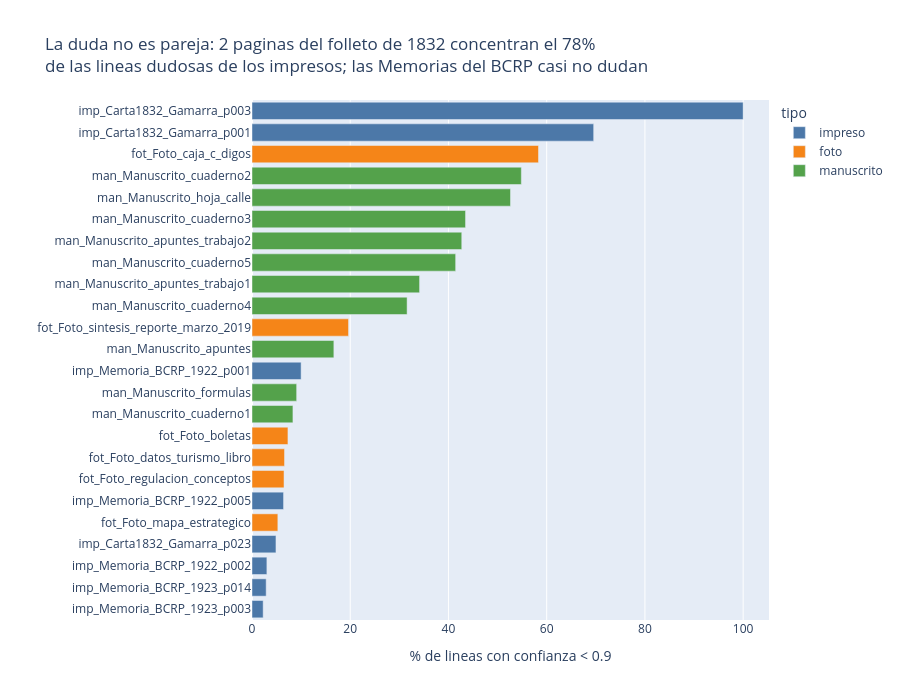

Notebook code cell kept with this figure:
### Code cell
por_doc = (lineas.groupby(["id", "tipo"])
           .agg(lineas=("linea", "size"), dudosas=("dudosa", "sum"), confianza_media=("confianza", "mean"))
           .reset_index())
por_doc["pct_dudosas"] = 100 * por_doc["dudosas"] / por_doc["lineas"]
por_doc["documento"] = por_doc["id"].str.replace("_Manuscrito_31_PE_1352_Carta_escrita_a_Don_Agust_n", "_Carta1832")

imp = por_doc[por_doc["tipo"] == "impreso"].sort_values("dudosas", ascending=False)
peores = imp.head(2)
pct_peores = 100 * peores["dudosas"].sum() / imp["dudosas"].sum()

fig = px.bar(por_doc.sort_values("pct_dudosas"), x="pct_dudosas", y="documento", color="tipo", color_discrete_map=COLORES,
             orientation="h", hover_data=["lineas", "dudosas", "confianza_media"],
             labels={"pct_dudosas": f"% de lineas con confianza < {UMBRAL}", "documento": ""},
             title=(f"La duda no es pareja: 2 paginas del folleto de 1832 concentran el {pct_peores:.0f}% "
                    f"<br>de las lineas dudosas de los impresos; las Memorias del BCRP casi no dudan"))
fig.update_layout(height=700, yaxis={"categoryorder": "total ascending"})
fig.show(height=700)
peores[["documento", "lineas", "dudosas", "confianza_media"]].round(3)

### Figure 1 — Plotly figure (JSON) as saved in the notebook; plotly's stock layout.template omitted (floating-point values rounded to 4 significant figures)
{"data": [{"customdata": [[44.0, 1.0, 0.9922], [104.0, 3.0, 0.9955], [33.0, 1.0, 0.9861], [41.0, 2.0, 0.9769], [109.0, 7.0, 0.9637], [30.0, 3.0, 0.9625], [23.0, 16.0, 0.6487], [43.0, 43.0, 0.5552]], "hovertemplate": "tipo=impreso<br>% de lineas con confianza < 0.9=%{x}<br>=%{y}<br>lineas=%{customdata[0]}<br>dudosas=%{customdata[1]}<br>confianza_media=%{customdata[2]}<extra></extra>", "legendgroup": "impreso", "marker": {"color": "#4C78A8", "pattern": {"shape": ""}}, "name": "impreso", "orientation": "h", "showlegend": true, "textposition": "auto", "type": "bar", "x": [2.273, 2.885, 3.03, 4.878, 6.422, 10.0, 69.57, 100.0], "xaxis": "x", "y": ["imp_Memoria_BCRP_1923_p003", "imp_Memoria_BCRP_1923_p014", "imp_Memoria_BCRP_1922_p002", "imp_Carta1832_Gamarra_p023", "imp_Memoria_BCRP_1922_p005", "imp_Memoria_BCRP_1922_p001", "imp_Carta1832_Gamarra_p001", "imp_Carta1832_Gamarra_p003"], "yaxis": "y"}, {"customdata": [[57.0, 3.0, 0.977], [46.0, 3.0, 0.9729], [151.0, 10.0, 0.9638], [41.0, 3.0, 0.9595], [173.0, 34.0, 0.9371], [24.0, 14.0, 0.8523]], "hovertemplate": "tipo=foto<br>% de lineas con confianza < 0.9=%{x}<br>=%{y}<br>lineas=%{customdata[0]}<br>dudosas=%{customdata[1]}<br>confianza_media=%{customdata[2]}<extra></extra>", "legendgroup": "foto", "marker": {"color": "#F58518", "pattern": {"shape": ""}}, "name": "foto", "orientation": "h", "showlegend": true, "textposition": "auto", "type": "bar", "x": [5.263, 6.522, 6.623, 7.317, 19.65, 58.33], "xaxis": "x", "y": ["fot_Foto_mapa_estrategico", "fot_Foto_regulacion_conceptos", "fot_Foto_datos_turismo_libro", "fot_Foto_boletas", "fot_Foto_sintesis_reporte_marzo_2019", "fot_Foto_caja_c_digos"], "yaxis": "y"}, {"customdata": [[24.0, 2.0, 0.9434], [33.0, 3.0, 0.9546], [30.0, 5.0, 0.9258], [19.0, 6.0, 0.8954], [85.0, 29.0, 0.905], [41.0, 17.0, 0.8802], [96.0, 41.0, 0.9006], [23.0, 10.0, 0.8805], [19.0, 10.0, 0.8857], [31.0, 17.0, 0.8453]], "hovertemplate": "tipo=manuscrito<br>% de lineas con confianza < 0.9=%{x}<br>=%{y}<br>lineas=%{customdata[0]}<br>dudosas=%{customdata[1]}<br>confianza_media=%{customdata[2]}<extra></extra>", "legendgroup": "manuscrito", "marker": {"color": "#54A24B", "pattern": {"shape": ""}}, "name": "manuscrito", "orientation": "h", "showlegend": true, "textposition": "auto", "type": "bar", "x": [8.333, 9.091, 16.67, 31.58, 34.12, 41.46, 42.71, 43.48, 52.63, 54.84], "xaxis": "x", "y": ["man_Manuscrito_cuaderno1", "man_Manuscrito_formulas", "man_Manuscrito_apuntes", "man_Manuscrito_cuaderno4", "man_Manuscrito_apuntes_trabajo1", "man_Manuscrito_cuaderno5", "man_Manuscrito_apuntes_trabajo2", "man_Manuscrito_cuaderno3", "man_Manuscrito_hoja_calle", "man_Manuscrito_cuaderno2"], "yaxis": "y"}], "layout": {"barmode": "relative", "height": 700, "legend": {"title": {"text": "tipo"}, "tracegroupgap": 0}, "title": {"text": "La duda no es pareja: 2 paginas del folleto de 1832 concentran el 78% <br>de las lineas dudosas de los impresos; las Memorias del BCRP casi no dudan"}, "xaxis": {"anchor": "y", "domain": [0.0, 1.0], "title": {"text": "% de lineas con confianza < 0.9"}}, "yaxis": {"anchor": "x", "categoryorder": "total ascending", "domain": [0.0, 1.0], "title": {"text": ""}}}}
